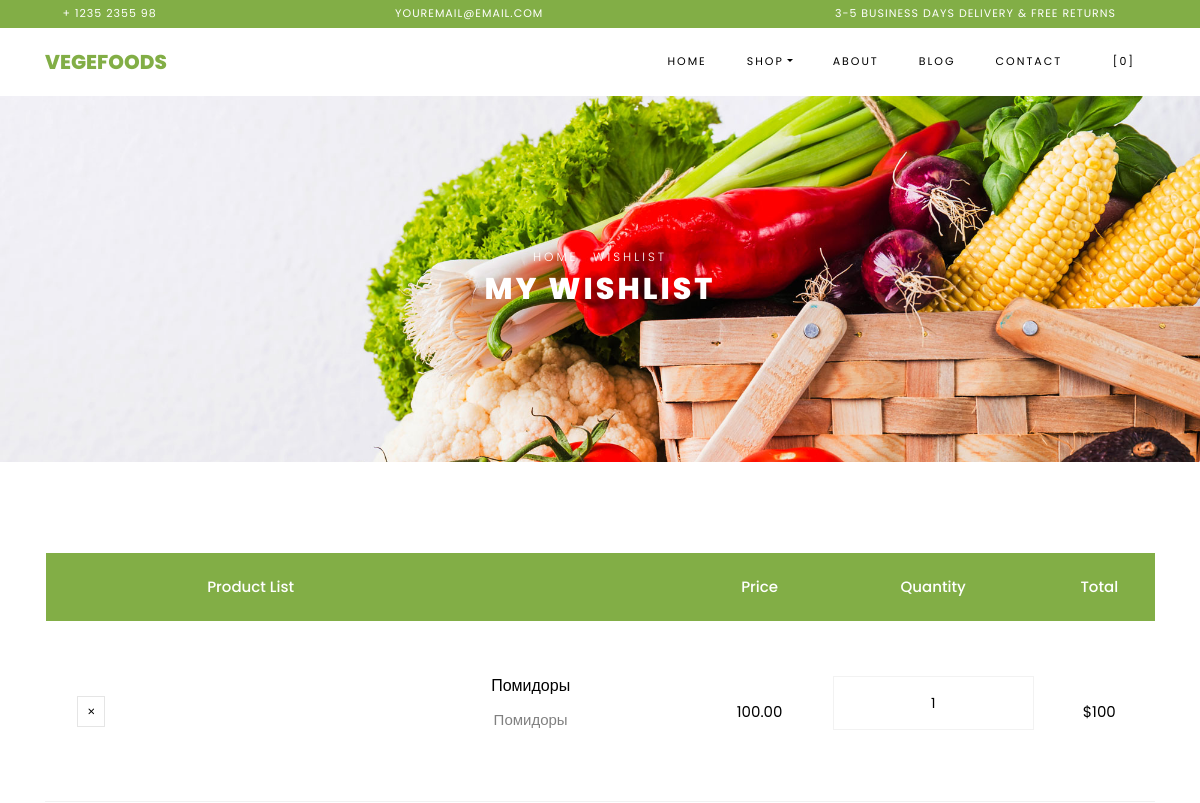
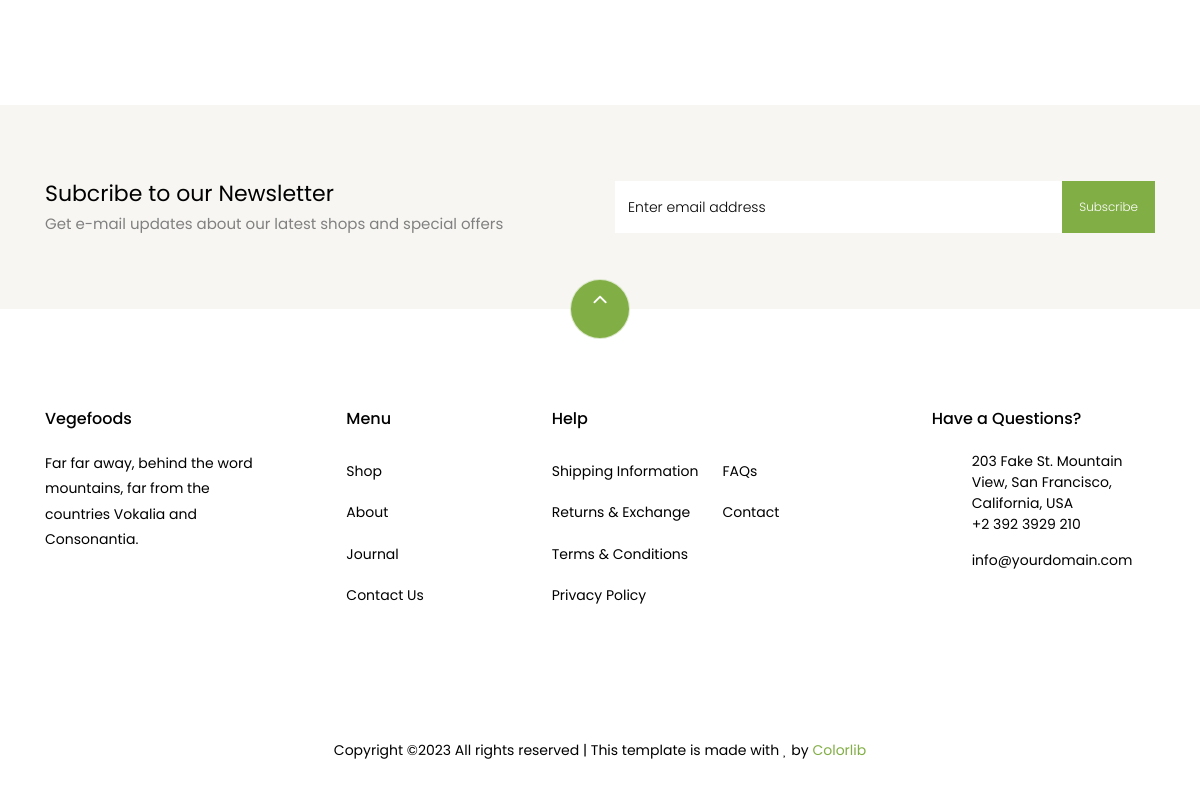
The app's page /cart/wishlist/ (signed in), older data (2 pictures, top to bottom).
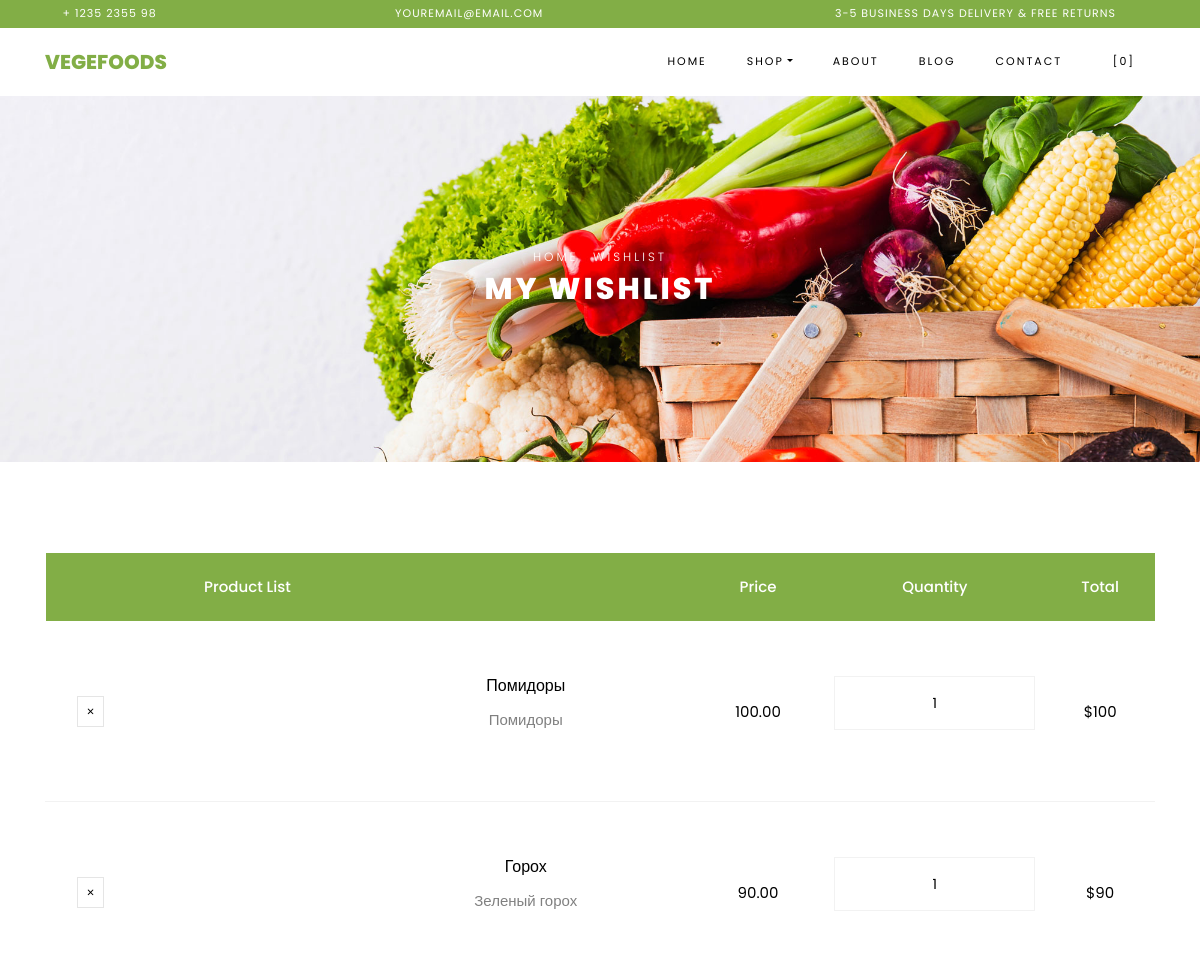
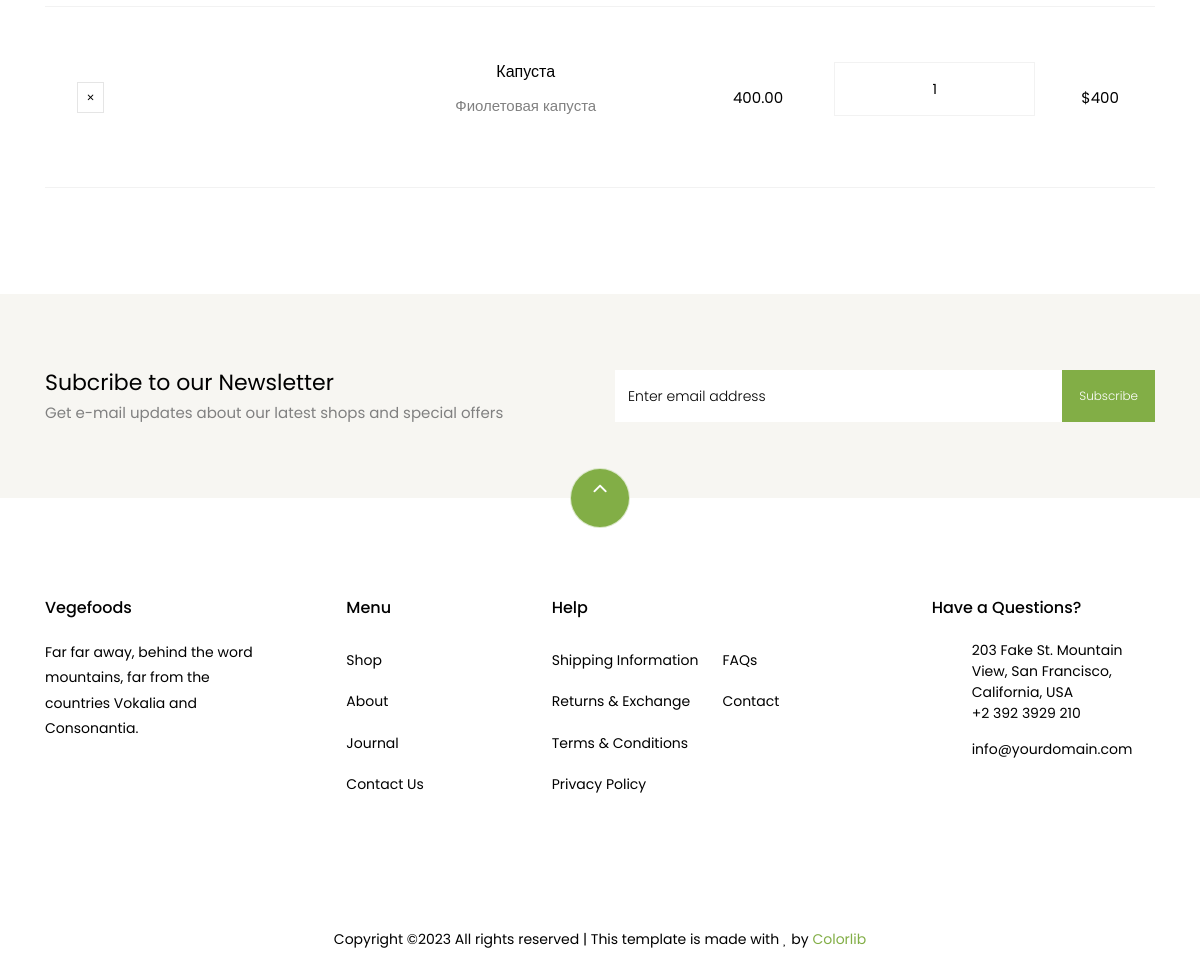
The same page, newer data (2 pictures, top to bottom).
### apps/cart_shop/models.py (models this page shows, shortened)
class WishList(models.Model):
    cart = models.ForeignKey(Cart, on_delete=models.CASCADE)
    quantity = models.IntegerField(default=1)
    product = models.ForeignKey(Product, on_delete=models.CASCADE)
    created_at = models.DateTimeField(auto_now_add=True)
    updated_at = models.DateTimeField(auto_now=True)

class Product(models.Model):
    name = models.CharField(max_length=255)
    price = models.DecimalField(max_digits=10, decimal_places=2)
    discount = models.IntegerField(null=True, blank=True)
    description = models.TextField()
    image = models.ImageField(upload_to='static/shop/images',
                              null=True, blank=True)
    created_at = models.DateTimeField(auto_now_add=True)
    updated_at = models.DateTimeField(auto_now=True)

### apps/cart_shop/views.py (the view)
# urls.py: path('wishlist/', ViewWishlist.as_view(), name='wishlist'),
class ViewWishlist(View):
    def get(self, request):
        items_carts = WishList.objects.filter(cart__user=request.user)
        data = list(items_carts)
        context = {'items_carts': data,
                   }
        return render(request, 'cart_shop/wishlist.html', context)

### apps/cart_shop/templates/cart_shop/wishlist.html
{% extends 'home/base.html' %}
{% load static %}
{% block content %}
    <div class="hero-wrap hero-bread" style="background-image: url({% static 'shop/images/bg_1.jpg' %});">
      <div class="container">
        <div class="row no-gutters slider-text align-items-center justify-content-center">
          <div class="col-md-9 ftco-animate text-center">
          	<p class="breadcrumbs"><span class="mr-2"><a href="index.html">Home</a></span> <span>Wishlist</span></p>
            <h1 class="mb-0 bread">My Wishlist</h1>
          </div>
        </div>
      </div>
    </div>
    <section class="ftco-section ftco-cart">
			<div class="container">
				<div class="row">
    			<div class="col-md-12 ftco-animate">
    				<div class="cart-list">
	    				<table class="table">
						    <thead class="thead-primary">
						      <tr class="text-center">
						        <th>&nbsp;</th>
						        <th>Product List</th>
						        <th>&nbsp;</th>
						        <th>Price</th>
						        <th>Quantity</th>
						        <th>Total</th>
						      </tr>
						    </thead>
						    <tbody>
							{% for item in items_carts %}
						      <tr class="text-center">
						        <td class="product-remove"><a href="{% url 'cart_shop:del_from_wish' item.id %}"><span class="ion-ios-close"></span></a></td>
						        <td class="image-prod"><div class="img" style="background-image:url({{item.product.image.url}});"></div></td>
						        <td class="product-name">
						        	<h3>{{item.product.name}}</h3>
						        	<p>{{item.product.description}}</p>
						        </td>
						        <td class="price">{{item.product.price}}</td>
						        <td class="quantity">
						        	<div class="input-group mb-3">
					             	<input type="text" name="quantity" class="quantity form-control input-number" value="1" min="1" max="100">
					          	</div>
					          </td>
						        <td class="total">${% widthratio item.product.price 1 item.quantity %}</td>
						      </tr>
							{%endfor%}
						    </tbody>
						  </table>
					  </div>
    			</div>
    		</div>
			</div>
		</section>
{% endblock %}

Row changes from the older to the newer data that the page shows:
added WishList: product.name "Горох", product.description "Зеленый горох", product.price "90.00", product+quantity "90"
added WishList: product.name "Капуста", product.description "Фиолетовая капуста", product.price "400.00", product+quantity "400"
